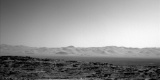
#> input picture moore/1302/0.jpg, 160 x 80 px, found by its file name; its folder holds 5 pictures in this run
$ python eishi.py
#> lines starting #> are read from the running program, lines starting #| are printed output that depends on the picture
#> in wrapper, img is the input picture: shape (80, 160, 3); min 0, max 251, mean 142.9
### moore/progs/support.py
import numpy as np
import cv2

def findMed(extA, updn, forwardMed, iter):
	newA = []
	#if high limit
	if updn == 1:
		for x in range(len(extA)):
			if extA[x] > forwardMed:
				newA.append(extA[x])

	#if low limit
	else:
		for x in range(len(extA)):
			if(extA[x] < forwardMed):
				newA.append(extA[x])

	median = np.median(newA)
	if iter == 0:
		return median
	else:
		return findMed(newA, updn, median, iter-1)

def zStretch(A, iter):
	#matrix A is 2D, make it 1D by appending columns one after the other to make a single row
	rows, cols= np.shape(A)
	extA = np.reshape(A, (rows*cols))

	firstMed = np.median(extA)

	lowLimit = findMed(extA, -1, firstMed, iter)
	highLimit = findMed(extA, 1, firstMed, iter)

	for x in range(rows):
		for y in range(cols):
			if A[x][y] > highLimit:
				A[x][y] = highLimit
			elif A[x][y] < lowLimit:
				A[x][y] = lowLimit

	#noralize
	A = A - np.amin(A)
	A = np.divide(A, np.amax(A))
	A = np.multiply(A, 255)

	A = A.astype(np.uint8)
	return A

# converts 2D array of rows*cols into 1D array of #elements = rows*columns
# [5 lines left out: function vecize, not called in this run]

def toGray(filename):
	gray_img = cv2.cvtColor(filename, cv2.COLOR_RGB2GRAY)
	return gray_img

# A set of grayscale images
def meanSubtraction(images):
	num, rows, cols = np.shape(images)
#> num = 4; rows = 80; cols = 160

	Amean = np.zeros((rows, cols))
	for i in range(num):
		Amean = np.add(Amean, images[i])
	np.divide(Amean, num)

	res = []
	for i in range(num):
		res.append(np.subtract(Amean, images[i]))
	return res

### moore/progs/eishi.py
import support as sup
import cv2
import imageio

def makegif(filenames, gifname):
	images = []
	for file in filenames:
		images.append(file)
	imageio.mimsave(gifname, images, fps = 3)

#---------------------------------------------------------------

def wrapper(foldername, gifname, iter = 3, fps = 3):
	images = []

	for i in range(4):
		name = foldername + str(i) + ".jpg"
		img = cv2.imread(name)
		img = sup.toGray(img)
		images.append(img)

	images = sup.meanSubtraction(images)
	res = []
	for i in range(4):
		img = sup.zStretch(images[i], 3)
		res.append(img)
#> this loop made 4 passes
#> pass 1, in zStretch, `A = A - np.amin(A)`:
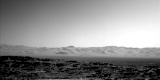
#> A: shape (80, 160) float64; min 0, max 661, mean 356.9; drawn with min black and max white

	makegif(res, gifname)
#-------------------------------------------------

foldername = "/home/aayush/Downloads/Curiosity/moore/1302/"
gifname = "/home/aayush/Downloads/Curiosity/moore/1302/movie.gif"

#Assumed: There are atleast 8 images names as x.jpg where x lies from 0 to number of images.
wrapper(foldername, gifname)
